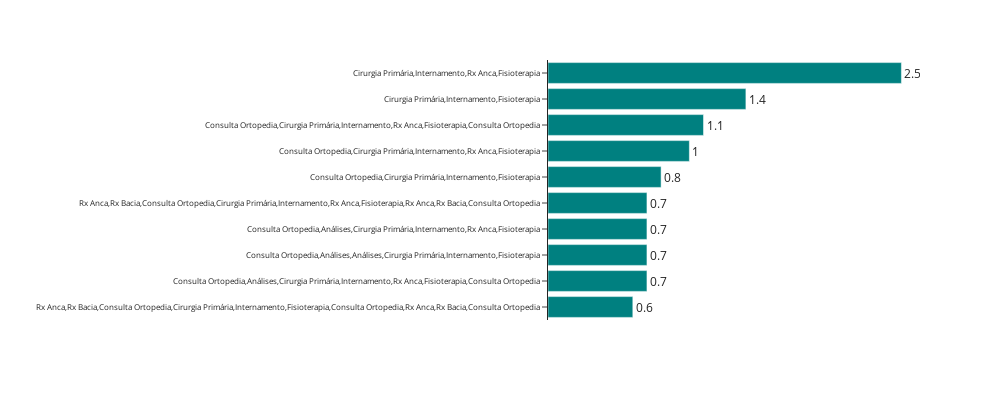

Notebook code cell kept with this figure:
### Code cell
fig4 = pe.bar(trace_db, x = "Trace", y = "index",
    orientation="h",
    width = 1000,
    height = 400,
    template="simple_white",
    labels={"index":"","Trace":"%"},
    color_discrete_sequence=["Teal"],
    text="Trace").update_yaxes(categoryorder="total ascending").update_xaxes(visible=False)
fig4.update_layout(yaxis=dict(tickfont=dict(size=8)))
fig4.update_traces(textposition="outside")

### Figure 1 — Plotly figure (JSON) as saved in the notebook; plotly's stock layout.template omitted (floating-point values rounded to 4 significant figures)
{"data": [{"alignmentgroup": "True", "hovertemplate": "%=%{text}<br>=%{y}<extra></extra>", "legendgroup": "", "marker": {"color": "Teal"}, "name": "", "offsetgroup": "", "orientation": "h", "showlegend": false, "text": [2.5, 1.4, 1.1, 1, 0.8, 0.7, 0.7, 0.7, 0.7, 0.6], "textposition": "outside", "type": "bar", "x": [2.5, 1.4, 1.1, 1, 0.8, 0.7, 0.7, 0.7, 0.7, 0.6], "xaxis": "x", "y": ["Cirurgia Primária,Internamento,Rx Anca,Fisioterapia", "Cirurgia Primária,Internamento,Fisioterapia", "Consulta Ortopedia,Cirurgia Primária,Internamento,Rx Anca,Fisioterapia,Consulta Ortopedia", "Consulta Ortopedia,Cirurgia Primária,Internamento,Rx Anca,Fisioterapia", "Consulta Ortopedia,Cirurgia Primária,Internamento,Fisioterapia", "Consulta Ortopedia,Análises,Cirurgia Primária,Internamento,Rx Anca,Fisioterapia,Consulta Ortopedia", "Consulta Ortopedia,Análises,Análises,Cirurgia Primária,Internamento,Fisioterapia", "Consulta Ortopedia,Análises,Cirurgia Primária,Internamento,Rx Anca,Fisioterapia", "Rx Anca,Rx Bacia,Consulta Ortopedia,Cirurgia Primária,Internamento,Rx Anca,Fisioterapia,Rx Anca,Rx Bacia,Consulta Ortopedia", "Rx Anca,Rx Bacia,Consulta Ortopedia,Cirurgia Primária,Internamento,Fisioterapia,Consulta Ortopedia,Rx Anca,Rx Bacia,Consulta Ortopedia"], "yaxis": "y"}], "layout": {"barmode": "relative", "height": 400, "legend": {"tracegroupgap": 0}, "margin": {"t": 60}, "width": 1000, "xaxis": {"anchor": "y", "domain": [0, 1], "title": {"text": "%"}, "visible": false}, "yaxis": {"anchor": "x", "categoryorder": "total ascending", "domain": [0, 1], "tickfont": {"size": 8}, "title": {"text": ""}}}}
